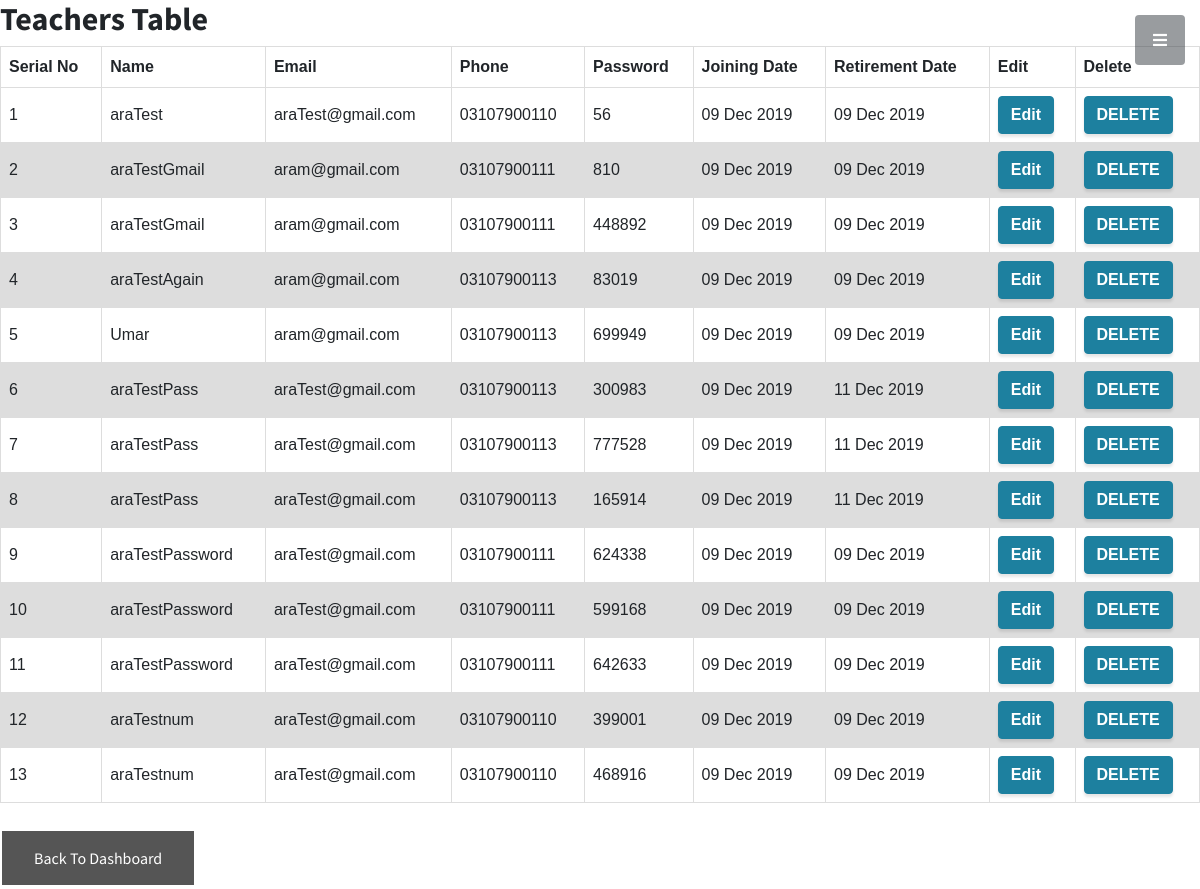
The page /teachers on the database its author committed.
### main.py (models this page shows)
class Teachers(db.Model):
    __tablename__ = "teachers"
    srno = db.Column(db.Integer, primary_key=True)
    name = db.Column(db.String(80), nullable=False)
    email = db.Column(db.String(60), nullable=False)
    phone = db.Column(db.String(12), nullable=False)
    password = db.Column(db.String(12), nullable=False)
    joining_date = db.Column(db.String(50), nullable=False)
    retirement_date = db.Column(db.String(50), nullable=False)

### main.py (the view)
@app.route('/teachers')
def teachers():
    teachers = Teachers.query.all()
    return render_template('teachers.html',params=params, teachers=teachers)

### templates/teachers.html (shortened to what this page needs)
{% extends "layout.html" %}
{% block body %}
<head>
</head>
<body>
<h2>Teachers Table</h2>
<table>
  <tr>
    <th>Serial No</th>
    <th>Name</th>
    <th>Email</th>
    <th>Phone</th>
    <th>Password</th>
    <th>Joining Date</th>
    <th>Retirement Date</th>
    <th>Edit</th>
    <th>Delete</th>
  </tr>
  <tbody>
        {% for teacher in teachers %}
        <tr>
            <td>{{teacher.srno}}</td>
            <td>{{teacher.name}}</td>
            <td>{{teacher.email}}</td>
            <td>{{teacher.phone}}</td>
            <td>{{teacher.password}}</td>
            <td>{{teacher.joining_date}}</td>
            <td>{{teacher.retirement_date}}</td>
            <td><a href="/editT/{{teacher.srno}}"><button class="btn btn-primary">Edit</button></a></td>
            <td>
                <form action="/deleteTeacher" method="post">
                    <button class="btn btn-primary">DELETE</button>
                </form>
            </td>
        </tr>
        {% endfor %}
    </tbody>
</table><br>
<a href="/dashboard"><button class="button button5">Back To Dashboard</button></a>
</body>
{% endblock %}

### templates/layout.html (shortened to what this page needs)
<!DOCTYPE html>
<html lang="en">
<head>
  <link href="{{url_for('static', filename='vendor/bootstrap/css/bootstrap.min.css')}}" rel="stylesheet">
  <link href="{{url_for('static', filename='vendor/fontawesome-free/css/all.min.css')}}" rel="stylesheet" type="text/css">
  <link href="{{url_for('static', filename='vendor/simple-line-icons/css/simple-line-icons.css')}}" rel="stylesheet">
  <link href="{{url_for('static', filename='css/stylish-portfolio.min.css')}}" rel="stylesheet">
</head>
<body id="page-top">
  <a class="menu-toggle rounded" href="#">
    <i class="fas fa-bars"></i>
  </a>
  {% block body %} {% endblock %}
</body>
</html>

### templates/teachers.html (style rules this page uses)
.button { background-color: #4CAF50; border: none; color: white; padding: 15px 32px; text-align: center; text-decoration: none; display: inline-block; font-size: 16px; margin: 4px 2px; cursor: pointer; }
.button5 { background-color: #555555; }
table { font-family: arial, sans-serif; border-collapse: collapse; width: 100%; }
td, th { border: 1px solid #dddddd; text-align: left; padding: 8px; }
tr:nth-child(even) { background-color: #dddddd; }

### rows shown on the page
Teachers: srno "1", name "araTest", email "araTest@gmail.com", phone "03107900110", password "56", joining_date "09 Dec 2019", retirement_date "09 Dec 2019"
Teachers: srno "2", name "araTestGmail", email "aram@gmail.com", phone "03107900111", password "810", joining_date "09 Dec 2019", retirement_date "09 Dec 2019"
Teachers: srno "3", name "araTestGmail", email "aram@gmail.com", phone "03107900111", password "448892", joining_date "09 Dec 2019", retirement_date "09 Dec 2019"
Teachers: srno "4", name "araTestAgain", email "aram@gmail.com", phone "03107900113", password "83019", joining_date "09 Dec 2019", retirement_date "09 Dec 2019"
Teachers: srno "5", name "Umar", email "aram@gmail.com", phone "03107900113", password "699949", joining_date "09 Dec 2019", retirement_date "09 Dec 2019"
Teachers: srno "6", name "araTestPass", email "araTest@gmail.com", phone "03107900113", password "300983", joining_date "09 Dec 2019", retirement_date "11 Dec 2019"
Teachers: srno "7", name "araTestPass", email "araTest@gmail.com", phone "03107900113", password "777528", joining_date "09 Dec 2019", retirement_date "11 Dec 2019"
Teachers: srno "8", name "araTestPass", email "araTest@gmail.com", phone "03107900113", password "165914", joining_date "09 Dec 2019", retirement_date "11 Dec 2019"
Teachers: srno "9", name "araTestPassword", email "araTest@gmail.com", phone "03107900111", password "624338", joining_date "09 Dec 2019", retirement_date "09 Dec 2019"
Teachers: srno "10", name "araTestPassword", email "araTest@gmail.com", phone "03107900111", password "599168", joining_date "09 Dec 2019", retirement_date "09 Dec 2019"
Teachers: srno "11", name "araTestPassword", email "araTest@gmail.com", phone "03107900111", password "642633", joining_date "09 Dec 2019", retirement_date "09 Dec 2019"
Teachers: srno "12", name "araTestnum", email "araTest@gmail.com", phone "03107900110", password "399001", joining_date "09 Dec 2019", retirement_date "09 Dec 2019"
Teachers: srno "13", name "araTestnum", email "araTest@gmail.com", phone "03107900110", password "468916", joining_date "09 Dec 2019", retirement_date "09 Dec 2019"
